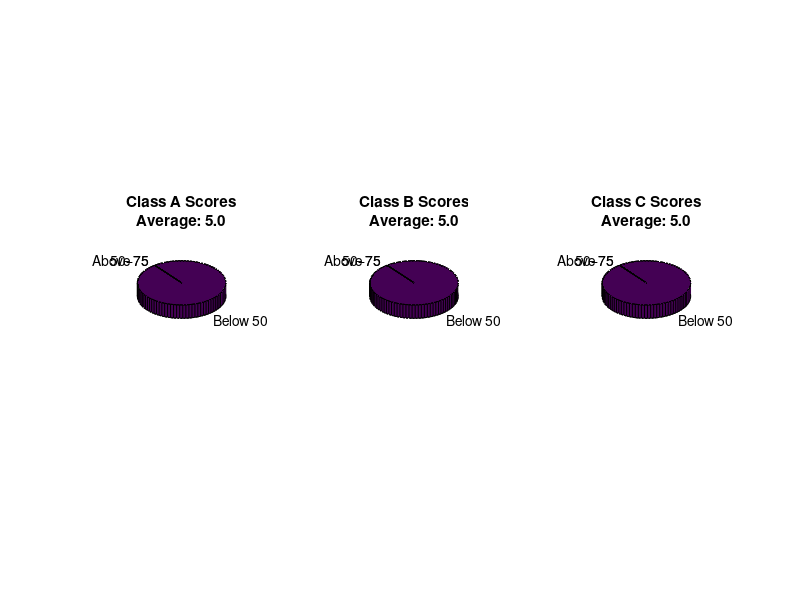

Here is the MATLAB script that generated this plot:
clc;
clearvars;

groupA1 = 0; groupA2 = 0; groupA3 = 0;
groupB1 = 0; groupB2 = 0; groupB3 = 0;
groupC1 = 0; groupC2 = 0; groupC3 = 0;

A_size = input('Enter number of student in class A: ');
classA = zeros(1, A_size);

for i = 1:A_size
    classA(i) = input('Enter student score: ');
end

for i = 1:A_size
    if classA(i) < 50
        groupA1 = groupA1 + 1;
    elseif classA(i) >= 50 && classA(i) <= 75
        groupA2 = groupA2 + 1;
    elseif classA(i) > 75 && classA(i) <= 100
        groupA3 = groupA3 + 1;
    end
end

ScoreA = [groupA1, groupA2, groupA3];
averageA = mean(classA);
disp('Class A scores:');
disp(classA);
fprintf('Class A average marks = %.1f \n\n', averageA);

B_size = input('Enter number of student in class B: ');
classB = zeros(1, B_size);

for i = 1:B_size
    classB(i) = input('Enter student score: ');
end

for i = 1:B_size
    if classB(i) < 50
        groupB1 = groupB1 + 1;
    elseif classB(i) >= 50 && classB(i) <= 75
        groupB2 = groupB2 + 1;
    elseif classB(i) > 75 && classB(i) <= 100
        groupB3 = groupB3 + 1;
    end
end

ScoreB = [groupB1, groupB2, groupB3];
averageB = mean(classB);
disp('Class B scores:');
disp(classB);
fprintf('Class B average marks = %.1f \n\n', averageB);

C_size = input('Enter number of student in class C: ');
classC = zeros(1, C_size);

for i = 1:C_size
    classC(i) = input('Enter student score: ');
end

for i = 1:C_size
    if classC(i) < 50
        groupC1 = groupC1 + 1;
    elseif classC(i) >= 50 && classC(i) <= 75
        groupC2 = groupC2 + 1;
    elseif classC(i) > 75 && classC(i) <= 100
        groupC3 = groupC3 + 1;
    end
end

ScoreC = [groupC1, groupC2, groupC3];
averageC = mean(classC);
disp('Class C scores:');
disp(classC);
fprintf('Class C average marks = %.1f \n\n', averageC);

labels = {'Below 50', '50–75', 'Above 75'};

figure;

subplot(1,3,1);
pie3(ScoreA, labels);
title(sprintf('Class A Scores\nAverage: %.1f', averageA));

subplot(1,3,2);
pie3(ScoreB, labels);
title(sprintf('Class B Scores\nAverage: %.1f', averageB));

subplot(1,3,3);
pie3(ScoreC, labels);
title(sprintf('Class C Scores\nAverage: %.1f', averageC));

